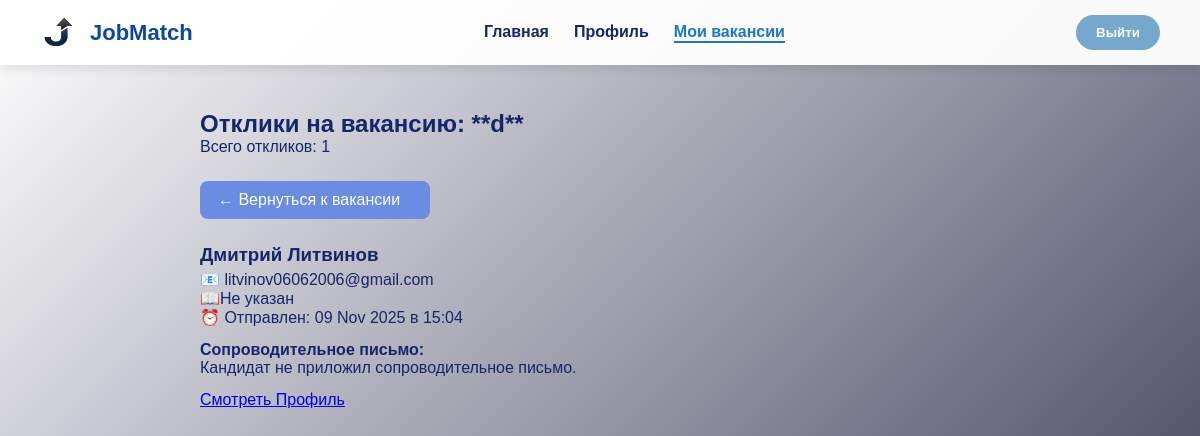
The page /jobs/9/responses (signed in) on the database as committed earlier.
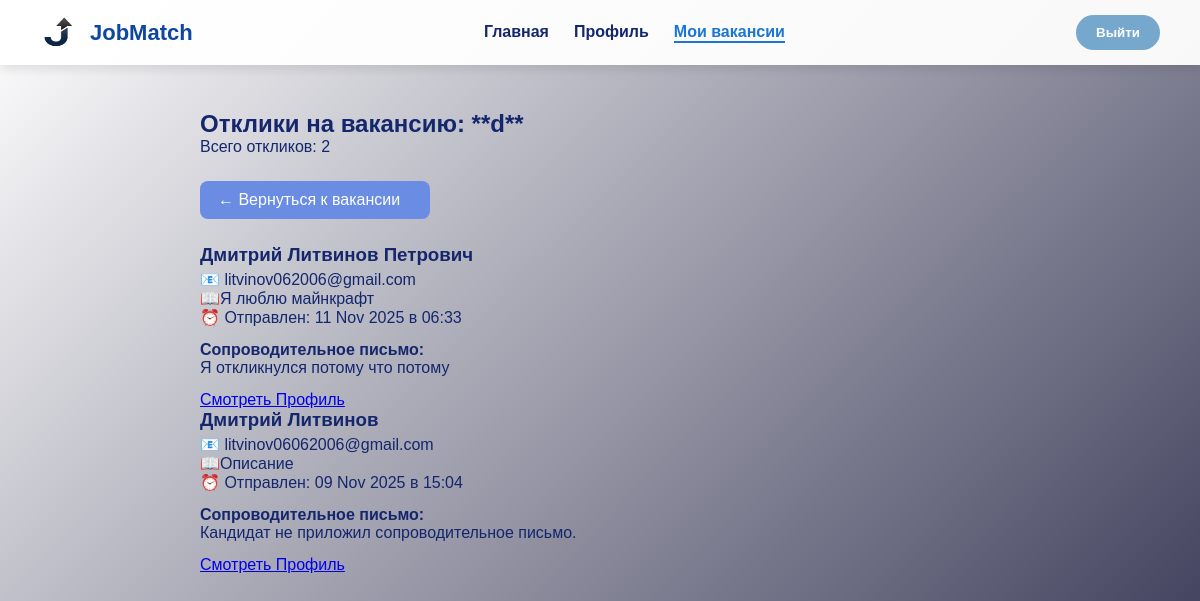
The same page on the database as committed later.
### server/models.py (models this page shows, shortened)
class Response(models.Model):
    candidate = models.ForeignKey(Candidante, on_delete=models.CASCADE, related_name="responses")
    job = models.ForeignKey(Jobs, on_delete=models.CASCADE, related_name="responses")
    message = models.TextField(blank=True, null=True)
    created_at = models.DateTimeField(auto_now_add=True)
    class Meta:
        unique_together = ('candidate', 'job')  # чтобы нельзя было откликнуться дважды

class Candidante(models.Model):
    name = models.CharField(max_length=50, blank=False)
    bio = models.TextField(blank=True, null=True)
    email = models.CharField(max_length=50, blank=False,  unique=True)
    password = models.CharField(max_length=128, blank=False)
    is_banned = models.BooleanField(default=False)
    ban_reason = models.TextField(blank=True, null=True, verbose_name="Причина блокировки")
    ban_until = models.DateTimeField(blank=True, null=True, verbose_name="Дата окончания блокировки")

### server/views.py (the view, shortened to what this page needs)
# urls.py: path('jobs/<int:job_id>/responses', ResponceView.as_view(), name='view_responses'),
class ResponceView(View):
    def get(self, request, job_id):
        user_type = request.session.get('user_type')
        user_email = request.session.get('user_email')
        job = get_object_or_404(Jobs, id=job_id)
        try:
            leader = Leader.objects.get(email=user_email)
            if job.leader != leader:
                messages.error(request, "У вас нет прав для просмотра откликов на эту вакансию.")
                return redirect("my_jobs")
        except Leader.DoesNotExist:
            messages.error(request, "Ошибка аутентификации руководителя.")
            request.session.flush()
            return redirect("login")
        responses = Response.objects.filter(job=job).select_related('candidate').order_by('-created_at')
        context = {
            'job': job,
            'responses': responses,
            'user_role': 'leader',
        }
        return render(request, 'view_responses.html', context)

### server/templates/view_responses.html (shortened to what this page needs)
{% load static %}
<!DOCTYPE html>
<html lang="ru">
<head>
    <link rel="stylesheet" href="{% static 'css/vacan.css' %}">
</head>
<body>
    <header class="header">
        <a href="{% url 'leader_home' %}" class="logo">
            <img src="{% static 'png/logo.png' %}" alt="Logo" class="logo-img">
            <span class="logo-text">JobMatch</span>
        </a>
        <nav class="nav">
            <a href="{% url 'leader_home' %}" class="nav-link">Главная</a>
            <a href="{% url 'profile_leader' %}" class="nav-link">Профиль</a>
            <a href="{% url "my_jobs" %}" class="nav-link active">Мои вакансии</a>
        </nav>
        <button class="logout-btn" onclick="window.location.href='{% url 'logout' %}'">Выйти</button>
    </header>
    <main class="main-content" style:"padding: 10px;">
        <div class="responses-container" >
            <div class="page-header ">
                <h2>Отклики на вакансию: **{{ job.title }}**</h2>
                <p class="response-count">Всего откликов: {{ responses|length }}</p>
            </div>
            <a href="{% url 'job_detail' job.id %}" class="back-link secondary-btn">
                ← Вернуться к вакансии
            </a>
            <div class="responses-list">
                {% for response in responses %}
                    <div class="response-card">
                        <div class="candidate-info">
                            <h3 class="candidate-name">
                                {{ response.candidate.name }} {{ response.candidate.last_name }}
                            </h3>
                            <p class="candidate-meta">
                                <span class="icon">📧</span> {{ response.candidate.email }}
                            </p>
                            <p class="candidate-meta">
                                <span>📖</span>{{ response.candidate.bio|default:"Не указан" }}
                            </p>
                            <p class="response-date">
                                <span class="icon">⏰</span> Отправлен: {{ response.created_at|date:"d M Y в H:i" }}
                            </p>
                        </div>
                        <div class="message-block">
                            <h4 class="message-title">Сопроводительное письмо:</h4>
                            {% if response.message %}
                                <p class="message-text">{{ response.message|linebreaksbr }}</p>
                            {% else %}
                                <p class="message-empty">Кандидат не приложил сопроводительное письмо.</p>
                            {% endif %}
                        </div>
                        <div class="response-actions">
                            <a href="#" class="primary-btn profile-btn">
                                Смотреть Профиль
                            </a>
                            </div>
                    </div>
                {% empty %}
                    <div class="empty-responses">
                        <p class="no-responses">На эту вакансию пока нет откликов.</p>
                    </div>
                {% endfor %}
            </div>
        </div>
    </main>
</body>
</html>

Rows that differ between the two databases and show on the page:
added Response: candidate.name "Дмитрий Литвинов Петрович", candidate.email "litvinov062006@gmail.com", candidate.bio "Я люблю майнкрафт", created_at "11 Nov 2025 в 06:33", message "Я откликнулся потому что потому"
changed through a linked row, Response "Дмитрий Литвинов": candidate.bio "Не указан" → "Описание"
Other text that changed with them:
{{ responses|length }}: "1" → "2"
